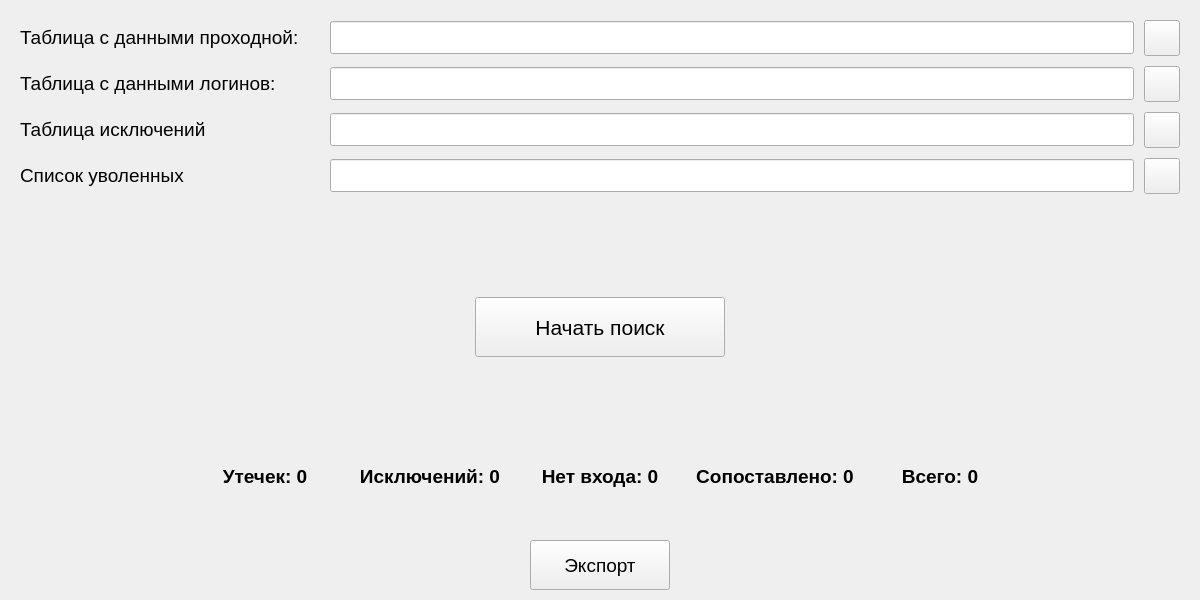
<?xml version="1.0" encoding="UTF-8"?>
<ui version="4.0">
 <class>MainWindow</class>
 <widget class="QMainWindow" name="MainWindow">
  <property name="geometry">
   <rect>
    <x>0</x>
    <y>0</y>
    <width>1200</width>
    <height>600</height>
   </rect>
  </property>
  <property name="font">
   <font>
    <family>Segoe UI Semibold</family>
    <pointsize>12</pointsize>
    <weight>75</weight>
    <bold>true</bold>
   </font>
  </property>
  <property name="windowTitle">
   <string>MainWindow</string>
  </property>
  <widget class="QWidget" name="centralwidget">
   <property name="minimumSize">
    <size>
     <width>0</width>
     <height>460</height>
    </size>
   </property>
   <layout class="QGridLayout" name="gridLayout">
    <property name="leftMargin">
     <number>0</number>
    </property>
    <property name="topMargin">
     <number>0</number>
    </property>
    <property name="rightMargin">
     <number>0</number>
    </property>
    <property name="bottomMargin">
     <number>0</number>
    </property>
    <property name="spacing">
     <number>0</number>
    </property>
    <item row="9" column="0">
     <layout class="QHBoxLayout" name="horizontalLayout_14">
      <property name="spacing">
       <number>0</number>
      </property>
      <item>
       <spacer name="horizontalSpacer_47">
        <property name="orientation">
         <enum>Qt::Horizontal</enum>
        </property>
        <property name="sizeType">
         <enum>QSizePolicy::Fixed</enum>
        </property>
        <property name="sizeHint" stdset="0">
         <size>
          <width>20</width>
          <height>20</height>
         </size>
        </property>
       </spacer>
      </item>
      <item>
       <widget class="QLabel" name="label_entrance_4">
        <property name="sizePolicy">
         <sizepolicy hsizetype="Fixed" vsizetype="Fixed">
          <horstretch>0</horstretch>
          <verstretch>0</verstretch>
         </sizepolicy>
        </property>
        <property name="minimumSize">
         <size>
          <width>290</width>
          <height>33</height>
         </size>
        </property>
        <property name="font">
         <font>
          <family>Segoe UI</family>
          <pointsize>14</pointsize>
          <weight>50</weight>
          <bold>false</bold>
          <stylestrategy>PreferAntialias</stylestrategy>
         </font>
        </property>
        <property name="text">
         <string>Таблица исключений</string>
        </property>
        <property name="scaledContents">
         <bool>false</bool>
        </property>
       </widget>
      </item>
      <item>
       <spacer name="horizontalSpacer_48">
        <property name="orientation">
         <enum>Qt::Horizontal</enum>
        </property>
        <property name="sizeType">
         <enum>QSizePolicy::Expanding</enum>
        </property>
        <property name="sizeHint" stdset="0">
         <size>
          <width>20</width>
          <height>20</height>
         </size>
        </property>
       </spacer>
      </item>
      <item>
       <widget class="QLineEdit" name="lineEdit_exceptions">
        <property name="sizePolicy">
         <sizepolicy hsizetype="Expanding" vsizetype="Fixed">
          <horstretch>1</horstretch>
          <verstretch>0</verstretch>
         </sizepolicy>
        </property>
        <property name="minimumSize">
         <size>
          <width>300</width>
          <height>33</height>
         </size>
        </property>
        <property name="maximumSize">
         <size>
          <width>999999</width>
          <height>33</height>
         </size>
        </property>
        <property name="font">
         <font>
          <family>Segoe UI</family>
          <pointsize>12</pointsize>
          <weight>50</weight>
          <bold>false</bold>
          <stylestrategy>PreferAntialias</stylestrategy>
         </font>
        </property>
       </widget>
      </item>
      <item>
       <spacer name="horizontalSpacer_49">
        <property name="orientation">
         <enum>Qt::Horizontal</enum>
        </property>
        <property name="sizeType">
         <enum>QSizePolicy::Fixed</enum>
        </property>
        <property name="sizeHint" stdset="0">
         <size>
          <width>10</width>
          <height>20</height>
         </size>
        </property>
       </spacer>
      </item>
      <item>
       <widget class="QPushButton" name="pushButton_exceptions">
        <property name="sizePolicy">
         <sizepolicy hsizetype="Fixed" vsizetype="Fixed">
          <horstretch>0</horstretch>
          <verstretch>0</verstretch>
         </sizepolicy>
        </property>
        <property name="minimumSize">
         <size>
          <width>36</width>
          <height>36</height>
         </size>
        </property>
        <property name="maximumSize">
         <size>
          <width>36</width>
          <height>36</height>
         </size>
        </property>
        <property name="font">
         <font>
          <family>Segoe UI</family>
          <pointsize>12</pointsize>
          <weight>50</weight>
          <bold>false</bold>
         </font>
        </property>
        <property name="text">
         <string/>
        </property>
        <property name="iconSize">
         <size>
          <width>25</width>
          <height>25</height>
         </size>
        </property>
       </widget>
      </item>
      <item>
       <spacer name="horizontalSpacer_50">
        <property name="orientation">
         <enum>Qt::Horizontal</enum>
        </property>
        <property name="sizeType">
         <enum>QSizePolicy::Fixed</enum>
        </property>
        <property name="sizeHint" stdset="0">
         <size>
          <width>20</width>
          <height>20</height>
         </size>
        </property>
       </spacer>
      </item>
     </layout>
    </item>
    <item row="12" column="0">
     <layout class="QHBoxLayout" name="horizontalLayout_13">
      <property name="spacing">
       <number>0</number>
      </property>
      <item>
       <spacer name="horizontalSpacer_43">
        <property name="orientation">
         <enum>Qt::Horizontal</enum>
        </property>
        <property name="sizeType">
         <enum>QSizePolicy::Fixed</enum>
        </property>
        <property name="sizeHint" stdset="0">
         <size>
          <width>20</width>
          <height>20</height>
         </size>
        </property>
       </spacer>
      </item>
      <item>
       <widget class="QLabel" name="label_entrance_3">
        <property name="sizePolicy">
         <sizepolicy hsizetype="Fixed" vsizetype="Fixed">
          <horstretch>0</horstretch>
          <verstretch>0</verstretch>
         </sizepolicy>
        </property>
        <property name="minimumSize">
         <size>
          <width>290</width>
          <height>33</height>
         </size>
        </property>
        <property name="font">
         <font>
          <family>Segoe UI</family>
          <pointsize>14</pointsize>
          <weight>50</weight>
          <bold>false</bold>
          <stylestrategy>PreferAntialias</stylestrategy>
         </font>
        </property>
        <property name="text">
         <string>Список уволенных</string>
        </property>
        <property name="scaledContents">
         <bool>false</bool>
        </property>
       </widget>
      </item>
      <item>
       <spacer name="horizontalSpacer_44">
        <property name="orientation">
         <enum>Qt::Horizontal</enum>
        </property>
        <property name="sizeType">
         <enum>QSizePolicy::Expanding</enum>
        </property>
        <property name="sizeHint" stdset="0">
         <size>
          <width>20</width>
          <height>20</height>
         </size>
        </property>
       </spacer>
      </item>
      <item>
       <widget class="QLineEdit" name="lineEdit_fireds">
        <property name="sizePolicy">
         <sizepolicy hsizetype="Expanding" vsizetype="Fixed">
          <horstretch>1</horstretch>
          <verstretch>0</verstretch>
         </sizepolicy>
        </property>
        <property name="minimumSize">
         <size>
          <width>300</width>
          <height>33</height>
         </size>
        </property>
        <property name="maximumSize">
         <size>
          <width>999999</width>
          <height>33</height>
         </size>
        </property>
        <property name="font">
         <font>
          <family>Segoe UI</family>
          <pointsize>12</pointsize>
          <weight>50</weight>
          <bold>false</bold>
          <stylestrategy>PreferAntialias</stylestrategy>
         </font>
        </property>
       </widget>
      </item>
      <item>
       <spacer name="horizontalSpacer_45">
        <property name="orientation">
         <enum>Qt::Horizontal</enum>
        </property>
        <property name="sizeType">
         <enum>QSizePolicy::Fixed</enum>
        </property>
        <property name="sizeHint" stdset="0">
         <size>
          <width>10</width>
          <height>20</height>
         </size>
        </property>
       </spacer>
      </item>
      <item>
       <widget class="QPushButton" name="pushButton_fireds">
        <property name="sizePolicy">
         <sizepolicy hsizetype="Fixed" vsizetype="Fixed">
          <horstretch>0</horstretch>
          <verstretch>0</verstretch>
         </sizepolicy>
        </property>
        <property name="minimumSize">
         <size>
          <width>36</width>
          <height>36</height>
         </size>
        </property>
        <property name="maximumSize">
         <size>
          <width>36</width>
          <height>36</height>
         </size>
        </property>
        <property name="font">
         <font>
          <family>Segoe UI</family>
          <pointsize>12</pointsize>
          <weight>50</weight>
          <bold>false</bold>
         </font>
        </property>
        <property name="text">
         <string/>
        </property>
        <property name="iconSize">
         <size>
          <width>25</width>
          <height>25</height>
         </size>
        </property>
       </widget>
      </item>
      <item>
       <spacer name="horizontalSpacer_46">
        <property name="orientation">
         <enum>Qt::Horizontal</enum>
        </property>
        <property name="sizeType">
         <enum>QSizePolicy::Fixed</enum>
        </property>
        <property name="sizeHint" stdset="0">
         <size>
          <width>20</width>
          <height>20</height>
         </size>
        </property>
       </spacer>
      </item>
     </layout>
    </item>
    <item row="2" column="0">
     <layout class="QHBoxLayout" name="horizontalLayout_7">
      <property name="spacing">
       <number>0</number>
      </property>
      <item>
       <spacer name="horizontalSpacer_22">
        <property name="orientation">
         <enum>Qt::Horizontal</enum>
        </property>
        <property name="sizeType">
         <enum>QSizePolicy::Fixed</enum>
        </property>
        <property name="sizeHint" stdset="0">
         <size>
          <width>20</width>
          <height>20</height>
         </size>
        </property>
       </spacer>
      </item>
      <item>
       <widget class="QLabel" name="label_entrance_2">
        <property name="sizePolicy">
         <sizepolicy hsizetype="Preferred" vsizetype="Fixed">
          <horstretch>0</horstretch>
          <verstretch>0</verstretch>
         </sizepolicy>
        </property>
        <property name="minimumSize">
         <size>
          <width>290</width>
          <height>33</height>
         </size>
        </property>
        <property name="font">
         <font>
          <family>Segoe UI</family>
          <pointsize>14</pointsize>
          <weight>50</weight>
          <bold>false</bold>
          <stylestrategy>PreferAntialias</stylestrategy>
         </font>
        </property>
        <property name="text">
         <string>Таблица с данными проходной:</string>
        </property>
        <property name="scaledContents">
         <bool>false</bool>
        </property>
       </widget>
      </item>
      <item>
       <spacer name="horizontalSpacer_23">
        <property name="orientation">
         <enum>Qt::Horizontal</enum>
        </property>
        <property name="sizeType">
         <enum>QSizePolicy::Expanding</enum>
        </property>
        <property name="sizeHint" stdset="0">
         <size>
          <width>20</width>
          <height>20</height>
         </size>
        </property>
       </spacer>
      </item>
      <item>
       <widget class="QLineEdit" name="lineEdit_entrances">
        <property name="sizePolicy">
         <sizepolicy hsizetype="Expanding" vsizetype="Fixed">
          <horstretch>1</horstretch>
          <verstretch>0</verstretch>
         </sizepolicy>
        </property>
        <property name="minimumSize">
         <size>
          <width>300</width>
          <height>33</height>
         </size>
        </property>
        <property name="maximumSize">
         <size>
          <width>999999</width>
          <height>33</height>
         </size>
        </property>
        <property name="font">
         <font>
          <family>Segoe UI</family>
          <pointsize>12</pointsize>
          <weight>50</weight>
          <bold>false</bold>
          <stylestrategy>PreferAntialias</stylestrategy>
         </font>
        </property>
       </widget>
      </item>
      <item>
       <spacer name="horizontalSpacer_24">
        <property name="orientation">
         <enum>Qt::Horizontal</enum>
        </property>
        <property name="sizeType">
         <enum>QSizePolicy::Fixed</enum>
        </property>
        <property name="sizeHint" stdset="0">
         <size>
          <width>10</width>
          <height>20</height>
         </size>
        </property>
       </spacer>
      </item>
      <item>
       <widget class="QPushButton" name="pushButton_entrances">
        <property name="sizePolicy">
         <sizepolicy hsizetype="Fixed" vsizetype="Fixed">
          <horstretch>0</horstretch>
          <verstretch>0</verstretch>
         </sizepolicy>
        </property>
        <property name="minimumSize">
         <size>
          <width>36</width>
          <height>36</height>
         </size>
        </property>
        <property name="maximumSize">
         <size>
          <width>36</width>
          <height>36</height>
         </size>
        </property>
        <property name="font">
         <font>
          <family>Segoe UI</family>
          <pointsize>12</pointsize>
          <weight>50</weight>
          <bold>false</bold>
         </font>
        </property>
        <property name="text">
         <string/>
        </property>
        <property name="iconSize">
         <size>
          <width>25</width>
          <height>25</height>
         </size>
        </property>
       </widget>
      </item>
      <item>
       <spacer name="horizontalSpacer_25">
        <property name="orientation">
         <enum>Qt::Horizontal</enum>
        </property>
        <property name="sizeType">
         <enum>QSizePolicy::Fixed</enum>
        </property>
        <property name="sizeHint" stdset="0">
         <size>
          <width>20</width>
          <height>20</height>
         </size>
        </property>
       </spacer>
      </item>
     </layout>
    </item>
    <item row="8" column="0">
     <spacer name="verticalSpacer_9">
      <property name="orientation">
       <enum>Qt::Vertical</enum>
      </property>
      <property name="sizeType">
       <enum>QSizePolicy::Fixed</enum>
      </property>
      <property name="sizeHint" stdset="0">
       <size>
        <width>100</width>
        <height>10</height>
       </size>
      </property>
     </spacer>
    </item>
    <item row="1" column="0">
     <spacer name="verticalSpacer_2">
      <property name="orientation">
       <enum>Qt::Vertical</enum>
      </property>
      <property name="sizeType">
       <enum>QSizePolicy::Fixed</enum>
      </property>
      <property name="sizeHint" stdset="0">
       <size>
        <width>1047</width>
        <height>20</height>
       </size>
      </property>
     </spacer>
    </item>
    <item row="3" column="0">
     <spacer name="verticalSpacer_7">
      <property name="orientation">
       <enum>Qt::Vertical</enum>
      </property>
      <property name="sizeType">
       <enum>QSizePolicy::Fixed</enum>
      </property>
      <property name="sizeHint" stdset="0">
       <size>
        <width>1047</width>
        <height>10</height>
       </size>
      </property>
     </spacer>
    </item>
    <item row="10" column="0">
     <spacer name="verticalSpacer_8">
      <property name="orientation">
       <enum>Qt::Vertical</enum>
      </property>
      <property name="sizeType">
       <enum>QSizePolicy::Fixed</enum>
      </property>
      <property name="sizeHint" stdset="0">
       <size>
        <width>100</width>
        <height>10</height>
       </size>
      </property>
     </spacer>
    </item>
    <item row="13" column="0">
     <spacer name="verticalSpacer_4">
      <property name="orientation">
       <enum>Qt::Vertical</enum>
      </property>
      <property name="sizeHint" stdset="0">
       <size>
        <width>1047</width>
        <height>88</height>
       </size>
      </property>
     </spacer>
    </item>
    <item row="15" column="0">
     <spacer name="verticalSpacer_3">
      <property name="orientation">
       <enum>Qt::Vertical</enum>
      </property>
      <property name="sizeType">
       <enum>QSizePolicy::Expanding</enum>
      </property>
      <property name="sizeHint" stdset="0">
       <size>
        <width>1047</width>
        <height>70</height>
       </size>
      </property>
     </spacer>
    </item>
    <item row="19" column="0">
     <spacer name="verticalSpacer_6">
      <property name="orientation">
       <enum>Qt::Vertical</enum>
      </property>
      <property name="sizeType">
       <enum>QSizePolicy::Fixed</enum>
      </property>
      <property name="sizeHint" stdset="0">
       <size>
        <width>1047</width>
        <height>10</height>
       </size>
      </property>
     </spacer>
    </item>
    <item row="17" column="0">
     <spacer name="verticalSpacer_5">
      <property name="orientation">
       <enum>Qt::Vertical</enum>
      </property>
      <property name="sizeType">
       <enum>QSizePolicy::Fixed</enum>
      </property>
      <property name="sizeHint" stdset="0">
       <size>
        <width>1047</width>
        <height>45</height>
       </size>
      </property>
     </spacer>
    </item>
    <item row="14" column="0">
     <layout class="QHBoxLayout" name="horizontalLayout_9">
      <property name="spacing">
       <number>0</number>
      </property>
      <item>
       <spacer name="horizontalSpacer_29">
        <property name="orientation">
         <enum>Qt::Horizontal</enum>
        </property>
        <property name="sizeHint" stdset="0">
         <size>
          <width>40</width>
          <height>20</height>
         </size>
        </property>
       </spacer>
      </item>
      <item>
       <widget class="QPushButton" name="pushButton_check">
        <property name="sizePolicy">
         <sizepolicy hsizetype="Fixed" vsizetype="Fixed">
          <horstretch>0</horstretch>
          <verstretch>0</verstretch>
         </sizepolicy>
        </property>
        <property name="minimumSize">
         <size>
          <width>250</width>
          <height>60</height>
         </size>
        </property>
        <property name="font">
         <font>
          <family>Segoe UI</family>
          <pointsize>16</pointsize>
          <weight>50</weight>
          <bold>false</bold>
          <stylestrategy>PreferAntialias</stylestrategy>
         </font>
        </property>
        <property name="text">
         <string>Начать поиск</string>
        </property>
        <property name="iconSize">
         <size>
          <width>25</width>
          <height>25</height>
         </size>
        </property>
       </widget>
      </item>
      <item>
       <spacer name="horizontalSpacer_30">
        <property name="orientation">
         <enum>Qt::Horizontal</enum>
        </property>
        <property name="sizeHint" stdset="0">
         <size>
          <width>40</width>
          <height>20</height>
         </size>
        </property>
       </spacer>
      </item>
     </layout>
    </item>
    <item row="5" column="0">
     <layout class="QHBoxLayout" name="horizontalLayout_10">
      <property name="spacing">
       <number>0</number>
      </property>
      <item>
       <spacer name="horizontalSpacer_31">
        <property name="orientation">
         <enum>Qt::Horizontal</enum>
        </property>
        <property name="sizeType">
         <enum>QSizePolicy::Fixed</enum>
        </property>
        <property name="sizeHint" stdset="0">
         <size>
          <width>20</width>
          <height>20</height>
         </size>
        </property>
       </spacer>
      </item>
      <item>
       <widget class="QLabel" name="label_login_2">
        <property name="sizePolicy">
         <sizepolicy hsizetype="Fixed" vsizetype="Fixed">
          <horstretch>0</horstretch>
          <verstretch>0</verstretch>
         </sizepolicy>
        </property>
        <property name="minimumSize">
         <size>
          <width>290</width>
          <height>33</height>
         </size>
        </property>
        <property name="font">
         <font>
          <family>Segoe UI</family>
          <pointsize>14</pointsize>
          <weight>50</weight>
          <bold>false</bold>
          <stylestrategy>PreferAntialias</stylestrategy>
         </font>
        </property>
        <property name="text">
         <string>Таблица с данными логинов:</string>
        </property>
        <property name="scaledContents">
         <bool>false</bool>
        </property>
       </widget>
      </item>
      <item>
       <spacer name="horizontalSpacer_32">
        <property name="orientation">
         <enum>Qt::Horizontal</enum>
        </property>
        <property name="sizeType">
         <enum>QSizePolicy::Expanding</enum>
        </property>
        <property name="sizeHint" stdset="0">
         <size>
          <width>20</width>
          <height>20</height>
         </size>
        </property>
       </spacer>
      </item>
      <item>
       <widget class="QLineEdit" name="lineEdit_logins">
        <property name="sizePolicy">
         <sizepolicy hsizetype="Expanding" vsizetype="Fixed">
          <horstretch>1</horstretch>
          <verstretch>0</verstretch>
         </sizepolicy>
        </property>
        <property name="minimumSize">
         <size>
          <width>300</width>
          <height>33</height>
         </size>
        </property>
        <property name="maximumSize">
         <size>
          <width>999999</width>
          <height>33</height>
         </size>
        </property>
        <property name="font">
         <font>
          <family>Segoe UI</family>
          <pointsize>12</pointsize>
          <weight>50</weight>
          <bold>false</bold>
          <stylestrategy>PreferAntialias</stylestrategy>
         </font>
        </property>
       </widget>
      </item>
      <item>
       <spacer name="horizontalSpacer_33">
        <property name="orientation">
         <enum>Qt::Horizontal</enum>
        </property>
        <property name="sizeType">
         <enum>QSizePolicy::Fixed</enum>
        </property>
        <property name="sizeHint" stdset="0">
         <size>
          <width>10</width>
          <height>20</height>
         </size>
        </property>
       </spacer>
      </item>
      <item>
       <widget class="QPushButton" name="pushButton_logins">
        <property name="sizePolicy">
         <sizepolicy hsizetype="Fixed" vsizetype="Fixed">
          <horstretch>0</horstretch>
          <verstretch>0</verstretch>
         </sizepolicy>
        </property>
        <property name="minimumSize">
         <size>
          <width>36</width>
          <height>36</height>
         </size>
        </property>
        <property name="maximumSize">
         <size>
          <width>36</width>
          <height>36</height>
         </size>
        </property>
        <property name="font">
         <font>
          <family>Segoe UI</family>
          <pointsize>12</pointsize>
          <weight>50</weight>
          <bold>false</bold>
         </font>
        </property>
        <property name="text">
         <string/>
        </property>
        <property name="iconSize">
         <size>
          <width>25</width>
          <height>25</height>
         </size>
        </property>
       </widget>
      </item>
      <item>
       <spacer name="horizontalSpacer_34">
        <property name="orientation">
         <enum>Qt::Horizontal</enum>
        </property>
        <property name="sizeType">
         <enum>QSizePolicy::Fixed</enum>
        </property>
        <property name="sizeHint" stdset="0">
         <size>
          <width>20</width>
          <height>20</height>
         </size>
        </property>
       </spacer>
      </item>
     </layout>
    </item>
    <item row="16" column="0">
     <layout class="QHBoxLayout" name="horizontalLayout_11">
      <item>
       <spacer name="horizontalSpacer_35">
        <property name="orientation">
         <enum>Qt::Horizontal</enum>
        </property>
        <property name="sizeHint" stdset="0">
         <size>
          <width>40</width>
          <height>20</height>
         </size>
        </property>
       </spacer>
      </item>
      <item>
       <widget class="QLabel" name="label_stats_leaks">
        <property name="sizePolicy">
         <sizepolicy hsizetype="Minimum" vsizetype="Fixed">
          <horstretch>0</horstretch>
          <verstretch>0</verstretch>
         </sizepolicy>
        </property>
        <property name="minimumSize">
         <size>
          <width>110</width>
          <height>36</height>
         </size>
        </property>
        <property name="maximumSize">
         <size>
          <width>9999</width>
          <height>130</height>
         </size>
        </property>
        <property name="font">
         <font>
          <family>Segoe UI</family>
          <pointsize>14</pointsize>
          <weight>50</weight>
          <italic>false</italic>
          <bold>false</bold>
          <stylestrategy>PreferAntialias</stylestrategy>
         </font>
        </property>
        <property name="mouseTracking">
         <bool>true</bool>
        </property>
        <property name="text">
         <string>&lt;!DOCTYPE HTML PUBLIC &quot;-//W3C//DTD HTML 4.0//EN&quot; &quot;http://www.w3.org/TR/REC-html40/strict.dtd&quot;&gt;
&lt;html&gt;&lt;head&gt;&lt;meta name=&quot;qrichtext&quot; content=&quot;1&quot; /&gt;&lt;style type=&quot;text/css&quot;&gt;
p, li { white-space: pre-wrap; }
&lt;/style&gt;&lt;/head&gt;&lt;body style=&quot; font-family:'Segoe UI'; font-size:14pt; font-weight:400; font-style:normal;&quot;&gt;
&lt;p align=&quot;center&quot; style=&quot; margin-top:0px; margin-bottom:0px; margin-left:0px; margin-right:0px; -qt-block-indent:0; text-indent:0px;&quot;&gt;&lt;span style=&quot; font-weight:600;&quot;&gt;Утечек: 0&lt;/span&gt;&lt;/p&gt;&lt;/body&gt;&lt;/html&gt;</string>
        </property>
        <property name="scaledContents">
         <bool>false</bool>
        </property>
        <property name="alignment">
         <set>Qt::AlignCenter</set>
        </property>
        <property name="margin">
         <number>0</number>
        </property>
        <property name="indent">
         <number>0</number>
        </property>
       </widget>
      </item>
      <item>
       <spacer name="horizontalSpacer_36">
        <property name="orientation">
         <enum>Qt::Horizontal</enum>
        </property>
        <property name="sizeType">
         <enum>QSizePolicy::Fixed</enum>
        </property>
        <property name="sizeHint" stdset="0">
         <size>
          <width>30</width>
          <height>20</height>
         </size>
        </property>
       </spacer>
      </item>
      <item>
       <widget class="QLabel" name="label_stats_excluded">
        <property name="sizePolicy">
         <sizepolicy hsizetype="Minimum" vsizetype="Fixed">
          <horstretch>0</horstretch>
          <verstretch>0</verstretch>
         </sizepolicy>
        </property>
        <property name="minimumSize">
         <size>
          <width>160</width>
          <height>36</height>
         </size>
        </property>
        <property name="maximumSize">
         <size>
          <width>9999</width>
          <height>130</height>
         </size>
        </property>
        <property name="font">
         <font>
          <family>Segoe UI</family>
          <pointsize>14</pointsize>
          <weight>50</weight>
          <bold>false</bold>
          <stylestrategy>PreferAntialias</stylestrategy>
         </font>
        </property>
        <property name="mouseTracking">
         <bool>true</bool>
        </property>
        <property name="text">
         <string>&lt;!DOCTYPE HTML PUBLIC &quot;-//W3C//DTD HTML 4.0//EN&quot; &quot;http://www.w3.org/TR/REC-html40/strict.dtd&quot;&gt;
&lt;html&gt;&lt;head&gt;&lt;meta name=&quot;qrichtext&quot; content=&quot;1&quot; /&gt;&lt;style type=&quot;text/css&quot;&gt;
p, li { white-space: pre-wrap; }
&lt;/style&gt;&lt;/head&gt;&lt;body style=&quot; font-family:'Segoe UI'; font-size:14pt; font-weight:400; font-style:normal;&quot;&gt;
&lt;p align=&quot;center&quot; style=&quot; margin-top:0px; margin-bottom:0px; margin-left:0px; margin-right:0px; -qt-block-indent:0; text-indent:0px;&quot;&gt;&lt;span style=&quot; font-weight:600;&quot;&gt;Исключений: 0&lt;/span&gt;&lt;/p&gt;&lt;/body&gt;&lt;/html&gt;</string>
        </property>
        <property name="scaledContents">
         <bool>false</bool>
        </property>
        <property name="alignment">
         <set>Qt::AlignCenter</set>
        </property>
        <property name="margin">
         <number>0</number>
        </property>
        <property name="indent">
         <number>0</number>
        </property>
       </widget>
      </item>
      <item>
       <spacer name="horizontalSpacer_37">
        <property name="orientation">
         <enum>Qt::Horizontal</enum>
        </property>
        <property name="sizeType">
         <enum>QSizePolicy::Fixed</enum>
        </property>
        <property name="sizeHint" stdset="0">
         <size>
          <width>30</width>
          <height>20</height>
         </size>
        </property>
       </spacer>
      </item>
      <item>
       <widget class="QLabel" name="label_stats_no_logins">
        <property name="sizePolicy">
         <sizepolicy hsizetype="Minimum" vsizetype="Fixed">
          <horstretch>0</horstretch>
          <verstretch>0</verstretch>
         </sizepolicy>
        </property>
        <property name="minimumSize">
         <size>
          <width>120</width>
          <height>36</height>
         </size>
        </property>
        <property name="maximumSize">
         <size>
          <width>9999</width>
          <height>130</height>
         </size>
        </property>
        <property name="font">
         <font>
          <family>Segoe UI</family>
          <pointsize>14</pointsize>
          <weight>50</weight>
          <bold>false</bold>
          <stylestrategy>PreferAntialias</stylestrategy>
         </font>
        </property>
        <property name="mouseTracking">
         <bool>true</bool>
        </property>
        <property name="text">
         <string>&lt;!DOCTYPE HTML PUBLIC &quot;-//W3C//DTD HTML 4.0//EN&quot; &quot;http://www.w3.org/TR/REC-html40/strict.dtd&quot;&gt;
&lt;html&gt;&lt;head&gt;&lt;meta name=&quot;qrichtext&quot; content=&quot;1&quot; /&gt;&lt;style type=&quot;text/css&quot;&gt;
p, li { white-space: pre-wrap; }
&lt;/style&gt;&lt;/head&gt;&lt;body style=&quot; font-family:'Segoe UI'; font-size:14pt; font-weight:400; font-style:normal;&quot;&gt;
&lt;p align=&quot;center&quot; style=&quot; margin-top:0px; margin-bottom:0px; margin-left:0px; margin-right:0px; -qt-block-indent:0; text-indent:0px;&quot;&gt;&lt;span style=&quot; font-weight:600;&quot;&gt;Нет входа: 0&lt;/span&gt;&lt;/p&gt;&lt;/body&gt;&lt;/html&gt;</string>
        </property>
        <property name="scaledContents">
         <bool>false</bool>
        </property>
        <property name="alignment">
         <set>Qt::AlignCenter</set>
        </property>
        <property name="margin">
         <number>0</number>
        </property>
        <property name="indent">
         <number>0</number>
        </property>
       </widget>
      </item>
      <item>
       <spacer name="horizontalSpacer_38">
        <property name="orientation">
         <enum>Qt::Horizontal</enum>
        </property>
        <property name="sizeType">
         <enum>QSizePolicy::Fixed</enum>
        </property>
        <property name="sizeHint" stdset="0">
         <size>
          <width>30</width>
          <height>20</height>
         </size>
        </property>
       </spacer>
      </item>
      <item>
       <widget class="QLabel" name="label_stats_matches">
        <property name="sizePolicy">
         <sizepolicy hsizetype="Minimum" vsizetype="Fixed">
          <horstretch>0</horstretch>
          <verstretch>0</verstretch>
         </sizepolicy>
        </property>
        <property name="minimumSize">
         <size>
          <width>170</width>
          <height>36</height>
         </size>
        </property>
        <property name="maximumSize">
         <size>
          <width>9999</width>
          <height>130</height>
         </size>
        </property>
        <property name="font">
         <font>
          <family>Segoe UI</family>
          <pointsize>14</pointsize>
          <weight>50</weight>
          <bold>false</bold>
          <stylestrategy>PreferAntialias</stylestrategy>
         </font>
        </property>
        <property name="mouseTracking">
         <bool>true</bool>
        </property>
        <property name="text">
         <string>&lt;!DOCTYPE HTML PUBLIC &quot;-//W3C//DTD HTML 4.0//EN&quot; &quot;http://www.w3.org/TR/REC-html40/strict.dtd&quot;&gt;
&lt;html&gt;&lt;head&gt;&lt;meta name=&quot;qrichtext&quot; content=&quot;1&quot; /&gt;&lt;style type=&quot;text/css&quot;&gt;
p, li { white-space: pre-wrap; }
&lt;/style&gt;&lt;/head&gt;&lt;body style=&quot; font-family:'Segoe UI'; font-size:14pt; font-weight:400; font-style:normal;&quot;&gt;
&lt;p align=&quot;center&quot; style=&quot; margin-top:0px; margin-bottom:0px; margin-left:0px; margin-right:0px; -qt-block-indent:0; text-indent:0px;&quot;&gt;&lt;span style=&quot; font-weight:600;&quot;&gt;Сопоставлено: 0&lt;/span&gt;&lt;/p&gt;&lt;/body&gt;&lt;/html&gt;</string>
        </property>
        <property name="scaledContents">
         <bool>false</bool>
        </property>
        <property name="alignment">
         <set>Qt::AlignCenter</set>
        </property>
        <property name="margin">
         <number>0</number>
        </property>
        <property name="indent">
         <number>0</number>
        </property>
       </widget>
      </item>
      <item>
       <spacer name="horizontalSpacer_39">
        <property name="orientation">
         <enum>Qt::Horizontal</enum>
        </property>
        <property name="sizeType">
         <enum>QSizePolicy::Fixed</enum>
        </property>
        <property name="sizeHint" stdset="0">
         <size>
          <width>30</width>
          <height>20</height>
         </size>
        </property>
       </spacer>
      </item>
      <item>
       <widget class="QLabel" name="label_stats_total">
        <property name="sizePolicy">
         <sizepolicy hsizetype="Minimum" vsizetype="Fixed">
          <horstretch>0</horstretch>
          <verstretch>0</verstretch>
         </sizepolicy>
        </property>
        <property name="minimumSize">
         <size>
          <width>100</width>
          <height>36</height>
         </size>
        </property>
        <property name="maximumSize">
         <size>
          <width>9999</width>
          <height>130</height>
         </size>
        </property>
        <property name="font">
         <font>
          <family>Segoe UI</family>
          <pointsize>14</pointsize>
          <weight>50</weight>
          <bold>false</bold>
          <stylestrategy>PreferAntialias</stylestrategy>
         </font>
        </property>
        <property name="mouseTracking">
         <bool>true</bool>
        </property>
        <property name="text">
         <string>&lt;!DOCTYPE HTML PUBLIC &quot;-//W3C//DTD HTML 4.0//EN&quot; &quot;http://www.w3.org/TR/REC-html40/strict.dtd&quot;&gt;
&lt;html&gt;&lt;head&gt;&lt;meta name=&quot;qrichtext&quot; content=&quot;1&quot; /&gt;&lt;style type=&quot;text/css&quot;&gt;
p, li { white-space: pre-wrap; }
&lt;/style&gt;&lt;/head&gt;&lt;body style=&quot; font-family:'Segoe UI'; font-size:14pt; font-weight:400; font-style:normal;&quot;&gt;
&lt;p align=&quot;center&quot; style=&quot; margin-top:0px; margin-bottom:0px; margin-left:0px; margin-right:0px; -qt-block-indent:0; text-indent:0px;&quot;&gt;&lt;span style=&quot; font-weight:600;&quot;&gt;Всего: 0&lt;/span&gt;&lt;/p&gt;&lt;/body&gt;&lt;/html&gt;</string>
        </property>
        <property name="scaledContents">
         <bool>false</bool>
        </property>
        <property name="alignment">
         <set>Qt::AlignCenter</set>
        </property>
        <property name="margin">
         <number>0</number>
        </property>
        <property name="indent">
         <number>0</number>
        </property>
       </widget>
      </item>
      <item>
       <spacer name="horizontalSpacer_40">
        <property name="orientation">
         <enum>Qt::Horizontal</enum>
        </property>
        <property name="sizeHint" stdset="0">
         <size>
          <width>40</width>
          <height>20</height>
         </size>
        </property>
       </spacer>
      </item>
     </layout>
    </item>
    <item row="18" column="0">
     <layout class="QHBoxLayout" name="horizontalLayout_12">
      <property name="spacing">
       <number>0</number>
      </property>
      <item>
       <spacer name="horizontalSpacer_41">
        <property name="orientation">
         <enum>Qt::Horizontal</enum>
        </property>
        <property name="sizeHint" stdset="0">
         <size>
          <width>18</width>
          <height>20</height>
         </size>
        </property>
       </spacer>
      </item>
      <item>
       <widget class="QPushButton" name="pushButton_save">
        <property name="sizePolicy">
         <sizepolicy hsizetype="Fixed" vsizetype="Fixed">
          <horstretch>0</horstretch>
          <verstretch>0</verstretch>
         </sizepolicy>
        </property>
        <property name="minimumSize">
         <size>
          <width>140</width>
          <height>50</height>
         </size>
        </property>
        <property name="maximumSize">
         <size>
          <width>16777215</width>
          <height>49</height>
         </size>
        </property>
        <property name="font">
         <font>
          <family>Segoe UI</family>
          <pointsize>14</pointsize>
          <weight>50</weight>
          <bold>false</bold>
          <stylestrategy>PreferAntialias</stylestrategy>
         </font>
        </property>
        <property name="text">
         <string>Экспорт</string>
        </property>
        <property name="iconSize">
         <size>
          <width>25</width>
          <height>25</height>
         </size>
        </property>
       </widget>
      </item>
      <item>
       <spacer name="horizontalSpacer_42">
        <property name="orientation">
         <enum>Qt::Horizontal</enum>
        </property>
        <property name="sizeHint" stdset="0">
         <size>
          <width>40</width>
          <height>20</height>
         </size>
        </property>
       </spacer>
      </item>
     </layout>
    </item>
   </layout>
  </widget>
 </widget>
 <resources/>
 <connections/>
</ui>
